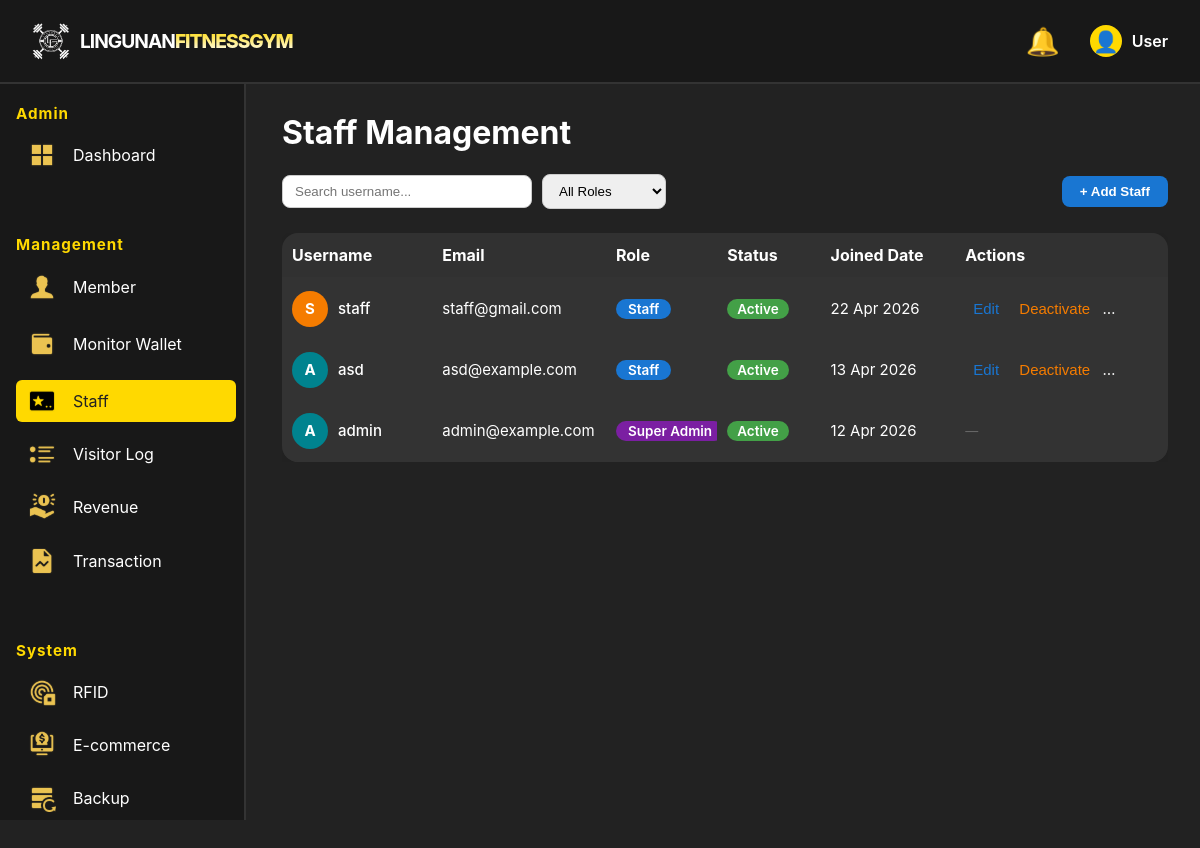
Screenshot of /public/client/admin/management/staff.php with the database file from the repository.
### tables this page shows
CREATE TABLE `users` (
  `id` int(10) unsigned NOT NULL AUTO_INCREMENT,
  `username` varchar(50) NOT NULL,
  `password` varchar(255) NOT NULL,
  `email` varchar(100) NOT NULL,
  `role` enum('super_admin','staff') DEFAULT 'staff',
  `created_at` timestamp NOT NULL DEFAULT current_timestamp(),
  `status` varchar(10) NOT NULL DEFAULT 'active',
  PRIMARY KEY (`id`),
  UNIQUE KEY `username` (`username`),
  UNIQUE KEY `email` (`email`)
);

### public/client/admin/management/staff.php (the view, shortened to what this page needs)
<?php
include '../../../../component/admin_header.php';
include '../../../../component/admin_sidebar.php';
?>
<!DOCTYPE html>
<html lang="en">
<head>
    <link href="../../../../assets/css/toastednotif.css" rel="stylesheet">
    <link href="../../../../assets/css/admin_header.css" rel="stylesheet">
    <link href="../../../../assets/css/admin_sidebar.css" rel="stylesheet">
    <link href="../../../../assets/css/admin.css" rel="stylesheet">
</head>
<body>
    <div class="Member-content">
        <h1>Staff Management</h1>
        <?php
        require_once '../../../../app/config/connection.php';
        try { $pdo->exec("ALTER TABLE users ADD COLUMN status VARCHAR(10) NOT NULL DEFAULT 'active'"); } catch (Exception $e) {}
        try      {
            $query  = "SELECT * FROM users WHERE 1";
            $params = [];
            $query .= " ORDER BY created_at DESC";
            $stmt = $pdo->prepare($query);
            $stmt->execute($params);
            $staffList = $stmt->fetchAll();
        } catch (Exception $e) {
            echo '<div style="color:red">Error: ' . htmlspecialchars($e->getMessage()) . '</div>';
            $staffList = [];
        }
        ?>
        <div style="margin-bottom:15px; display:flex; gap:10px; flex-wrap:wrap; align-items:center;">
            <input type="text" id="searchUsername" placeholder="Search username..."
                style="padding:8px 12px; border-radius:8px; border:1px solid #ccc; width:250px;">
            <select id="roleFilter" style="padding:8px 12px; border-radius:8px; border:1px solid #ccc;">
                <option value="">All Roles</option>
            </select>
            <div style="margin-left:auto;">
                <button type="button" id="addStaffBtn"
                    style="padding:8px 18px; border-radius:8px; border:none; background:#1976d2; color:#fff; font-weight:600; cursor:pointer;">
                    + Add Staff
                </button>
            </div>
        </div>
        <div class="table-wrapper" style="margin-top:24px;">
            <table class="admin-table" style="width:100%; background:#333;">
                <thead>
                    <tr>
                        <th>Username</th>
                        <th>Email</th>
                        <th>Role</th>
                        <th>Status</th>
                        <th>Joined Date</th>
                        <th>Actions</th>
                    </tr>
                </thead>
                <tbody>
                <?php if (empty($staffList)): ?>
                    <tr><td colspan="6" style="text-align:center;">No staff found.</td></tr>
                <?php else: ?>
                    <?php foreach ($staffList as $staff): ?>
                        <?php
                            $avatarColors = ['#1976d2','#e53935','#388e3c','#f57c00','#7b1fa2','#00838f','#c62828','#2e7d32','#1565c0','#6a1b9a'];
                            $firstLetter  = strtoupper(substr($staff['username'], 0, 1)) ?: '?';
                            $avatarColor  = $avatarColors[ord($firstLetter) % count($avatarColors)];
                            $roleBadge    = match($staff['role']) {
                                'super_admin' => '<span class="badge-status badge-super_admin">Super Admin</span>',
                                'admin'       => '<span class="badge-status badge-admin">Admin</span>',
                                default       => '<span class="badge-status badge-staff">Staff</span>',
                            };
                            $joined = $staff['created_at'] ? date('d M Y', strtotime($staff['created_at'])) : '-';
                        ?>
                        <tr>
                            <td data-label="Username">
                                <div class="user-cell">
                                    <div class="user-avatar" style="background:<?= $avatarColor ?>"><?= htmlspecialchars($firstLetter) ?></div>
                                    <span class="user-name-text"><?= htmlspecialchars($staff['username']) ?></span>
                                </div>
                            </td>
                            <td data-label="Email"><?= htmlspecialchars($staff['email']) ?></td>
                            <td data-label="Role"><?= $roleBadge ?></td>
                            <td data-label="Status">
                                <?php $staffStatus = $staff['status'] ?? 'active'; ?>
                                <?php if ($staffStatus === 'active'): ?>
                                    <span class="badge-active-status">Active</span>
                                <?php else: ?>
                                    <span class="badge-inactive-status">Inactive</span>
                                <?php endif; ?>
                            </td>
                            <td data-label="Joined Date"><?= htmlspecialchars($joined) ?></td>
                            <td data-label="Actions">
                                <?php if ($staff['role'] !== 'super_admin'): ?>
                                    <button type="button" class="action-btn"
                                        data-id="<?= $staff['id'] ?>"
                                        data-username="<?= htmlspecialchars($staff['username'], ENT_QUOTES) ?>"
                                        data-email="<?= htmlspecialchars($staff['email'] ?? '', ENT_QUOTES) ?>"
                                        data-role="<?= htmlspecialchars($staff['role'], ENT_QUOTES) ?>"
                                        onclick="openEditModal(this)">Edit</button>
                                    <form method="post" action="" style="display:inline">
                                        <button type="submit" class="action-btn deactivate">
                                            <?= ($staff['status'] ?? 'active') === 'active' ? 'Deactivate' : 'Activate' ?>
                                        </button>
                                    </form>
                                    <form method="post" action="" style="display:inline" onsubmit="return confirm('Delete this staff member?');">
                                        <button type="submit" class="action-btn delete">Delete</button>
                                    </form>
                                <?php else: ?>
                                    <span style="color:#666; font-size:13px;">—</span>
                                <?php endif; ?>
                            </td>
                        </tr>
                    <?php endforeach; ?>
                <?php endif; ?>
                </tbody>
            </table>
        </div>
    </div>
</body>
</html>

### assets/css/admin.css (style rules this page uses)
body { margin: 0; font-family: 'Inter', sans-serif; background: #222; color: #fff; }

### public/client/admin/management/staff.php (style rules this page uses)
.Member-content { margin-left: 250px; margin-top: 60px; padding: 2rem; min-height: calc(100vh - 60px); background: #222; }
.admin-table { border-collapse: separate; border-spacing: 0; width: 100%; background: rgba(0,0,0,0.04); font-family: 'Inter', Arial, sans-serif; box-shadow: 0 2px 8px rgba(0,0,0,0.04); border-radius: 16px; overflow: hidden; table-layout: fixed; }
.admin-table thead th:first-child { border-top-left-radius: 16px; }
.admin-table thead th:last-child { border-top-right-radius: 16px; }
.admin-table tbody tr:last-child td:first-child { border-bottom-left-radius: 16px; }
.admin-table tbody tr:last-child td:last-child { border-bottom-right-radius: 16px; }
.admin-table th, .admin-table td { padding: 12px 10px; text-align: left; overflow: hidden; white-space: nowrap; text-overflow: ellipsis; }
.admin-table th { background: rgba(0,0,0,0.04); font-weight: 700; color: #fff; border-bottom: 2px solid #333; }
.admin-table tr { transition: background 0.2s; }
.admin-table td { border-bottom: 1px solid #333; font-size: 15px; }
.badge-status { display: inline-block; padding: 2px 12px; border-radius: 12px; font-size: 90%; font-weight: 600; color: #fff; }
.badge-staff { background: #1976d2; }
.badge-super_admin { background: #7b1fa2; }
.action-btn { background: none; border: none; color: #1976d2; cursor: pointer; padding: 0 8px; font-size: 15px; transition: color 0.2s; }
.action-btn.delete { color: #d32f2f; }
.admin-table th:nth-child(1) { width: 17%; }
.admin-table th:nth-child(2) { width: 20%; }
.admin-table th:nth-child(3) { width: 12%; }
.admin-table th:nth-child(4) { width: 11%; }
.admin-table th:nth-child(5) { width: 15%; }
.admin-table th:nth-child(6) { width: 25%; }
.badge-active-status { display:inline-block; padding:2px 10px; border-radius:12px; font-size:90%; font-weight:600; color:#fff; background:#43a047; }
.action-btn.deactivate { color: #f57c00; }
.table-wrapper { overflow-x: auto; width: 100%; }
.user-cell { display: flex; align-items: center; gap: 10px; }
.user-avatar { width: 36px; height: 36px; border-radius: 50%; display: flex; align-items: center; justify-content: center; font-size: 15px; font-weight: 700; color: #fff; flex-shrink: 0; text-transform: uppercase; }
.user-name-text { font-weight: 500; color: #fff; }

### rows the page displays
users: username "S", username "staff", email "staff@gmail.com", role "Staff", status "Active", created_at "22 Apr 2026"
users: username "A", username "asd", email "asd@example.com", role "Staff", status "Active", created_at "13 Apr 2026"
users: username "A", username "admin", email "admin@example.com", role "Super Ad…", status "Active", created_at "12 Apr 2026"

### other values shown
$_displayName "User"
